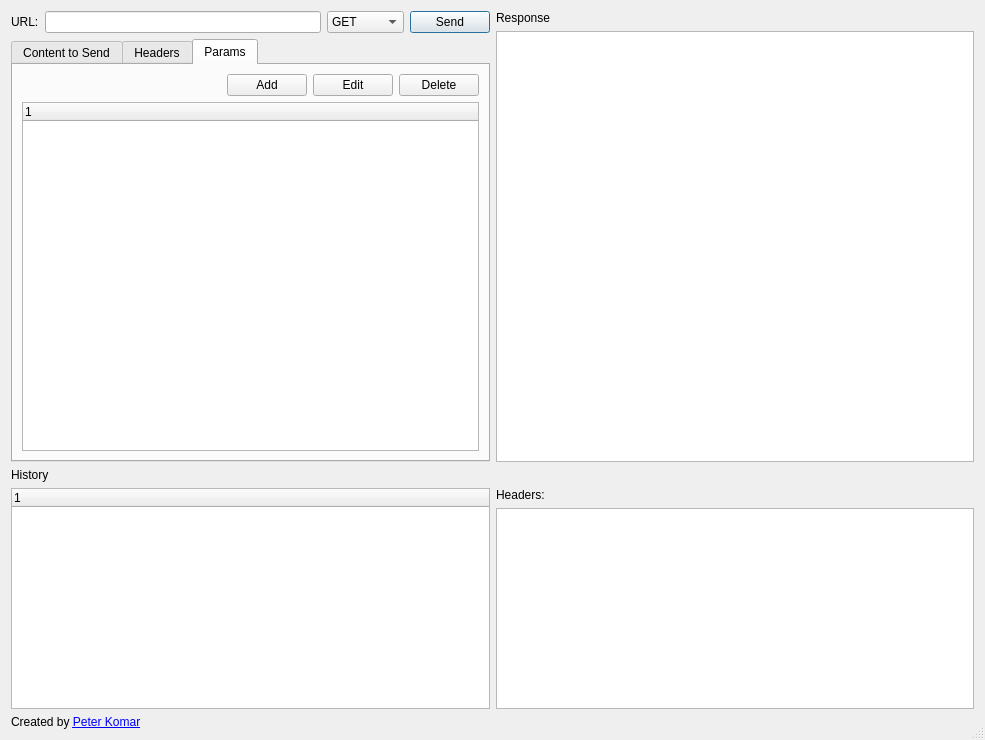
<?xml version="1.0" encoding="UTF-8"?>
<ui version="4.0">
 <class>RestDialog</class>
 <widget class="QDialog" name="RestDialog">
  <property name="windowModality">
   <enum>Qt::ApplicationModal</enum>
  </property>
  <property name="geometry">
   <rect>
    <x>0</x>
    <y>0</y>
    <width>985</width>
    <height>740</height>
   </rect>
  </property>
  <property name="windowTitle">
   <string>QRest Client v 0.1</string>
  </property>
  <property name="toolTip">
   <string extracomment="Created By Peter Komar http://peter_komar.byethost17.com "/>
  </property>
  <property name="whatsThis">
   <string extracomment="Created By Peter Komar http://peter_komar.byethost17.com "/>
  </property>
  <property name="sizeGripEnabled">
   <bool>true</bool>
  </property>
  <property name="modal">
   <bool>true</bool>
  </property>
  <layout class="QGridLayout" name="gridLayout_5">
   <item row="0" column="1">
    <layout class="QVBoxLayout" name="verticalLayout">
     <item>
      <widget class="QLabel" name="label_3">
       <property name="text">
        <string>Response</string>
       </property>
      </widget>
     </item>
     <item>
      <widget class="QTextEdit" name="m_response">
       <property name="minimumSize">
        <size>
         <width>441</width>
         <height>250</height>
        </size>
       </property>
       <property name="readOnly">
        <bool>true</bool>
       </property>
      </widget>
     </item>
    </layout>
   </item>
   <item row="2" column="0" rowspan="2">
    <widget class="QTreeWidget" name="m_historyTree">
     <property name="alternatingRowColors">
      <bool>true</bool>
     </property>
     <property name="rootIsDecorated">
      <bool>false</bool>
     </property>
     <property name="uniformRowHeights">
      <bool>true</bool>
     </property>
     <property name="allColumnsShowFocus">
      <bool>true</bool>
     </property>
     <attribute name="headerStretchLastSection">
      <bool>true</bool>
     </attribute>
     <column>
      <property name="text">
       <string>1</string>
      </property>
     </column>
    </widget>
   </item>
   <item row="2" column="1">
    <widget class="QLabel" name="label_4">
     <property name="text">
      <string>Headers:</string>
     </property>
    </widget>
   </item>
   <item row="3" column="1">
    <widget class="QTextEdit" name="m_headersText">
     <property name="maximumSize">
      <size>
       <width>16777215</width>
       <height>201</height>
      </size>
     </property>
     <property name="readOnly">
      <bool>true</bool>
     </property>
     <property name="acceptRichText">
      <bool>false</bool>
     </property>
    </widget>
   </item>
   <item row="1" column="0">
    <widget class="QLabel" name="label_5">
     <property name="text">
      <string>History</string>
     </property>
    </widget>
   </item>
   <item row="0" column="0">
    <layout class="QGridLayout" name="gridLayout_4">
     <item row="0" column="0">
      <widget class="QLabel" name="label">
       <property name="minimumSize">
        <size>
         <width>0</width>
         <height>0</height>
        </size>
       </property>
       <property name="text">
        <string>URL:</string>
       </property>
      </widget>
     </item>
     <item row="0" column="1">
      <widget class="QLineEdit" name="m_url">
       <property name="sizePolicy">
        <sizepolicy hsizetype="Expanding" vsizetype="Fixed">
         <horstretch>0</horstretch>
         <verstretch>0</verstretch>
        </sizepolicy>
       </property>
       <property name="minimumSize">
        <size>
         <width>18</width>
         <height>0</height>
        </size>
       </property>
       <property name="sizeIncrement">
        <size>
         <width>0</width>
         <height>0</height>
        </size>
       </property>
       <property name="baseSize">
        <size>
         <width>1</width>
         <height>0</height>
        </size>
       </property>
      </widget>
     </item>
     <item row="0" column="2">
      <widget class="QComboBox" name="m_cMethod">
       <item>
        <property name="text">
         <string>GET</string>
        </property>
       </item>
       <item>
        <property name="text">
         <string>POST</string>
        </property>
       </item>
       <item>
        <property name="text">
         <string>PUT</string>
        </property>
       </item>
       <item>
        <property name="text">
         <string>DELETE</string>
        </property>
       </item>
      </widget>
     </item>
     <item row="0" column="3">
      <widget class="QPushButton" name="btnSend">
       <property name="text">
        <string>Send</string>
       </property>
      </widget>
     </item>
     <item row="1" column="0" colspan="4">
      <widget class="QTabWidget" name="tabWidget">
       <property name="currentIndex">
        <number>2</number>
       </property>
       <widget class="QWidget" name="tabContent">
        <attribute name="title">
         <string>Content to Send</string>
        </attribute>
        <layout class="QGridLayout" name="gridLayout">
         <item row="0" column="0">
          <widget class="QLabel" name="label_2">
           <property name="text">
            <string>Content Type:</string>
           </property>
          </widget>
         </item>
         <item row="1" column="0" colspan="2">
          <widget class="QTextEdit" name="m_contentBody"/>
         </item>
         <item row="0" column="1">
          <widget class="QComboBox" name="m_typesMime">
           <property name="editable">
            <bool>true</bool>
           </property>
          </widget>
         </item>
        </layout>
       </widget>
       <widget class="QWidget" name="tabHeaders">
        <attribute name="title">
         <string>Headers</string>
        </attribute>
        <layout class="QGridLayout" name="gridLayout_2">
         <item row="0" column="0">
          <spacer name="horizontalSpacer">
           <property name="orientation">
            <enum>Qt::Horizontal</enum>
           </property>
           <property name="sizeHint" stdset="0">
            <size>
             <width>196</width>
             <height>20</height>
            </size>
           </property>
          </spacer>
         </item>
         <item row="0" column="1">
          <widget class="QPushButton" name="btnAddHeader">
           <property name="text">
            <string>Add</string>
           </property>
          </widget>
         </item>
         <item row="0" column="2">
          <widget class="QPushButton" name="btnEditHeader">
           <property name="text">
            <string>Edit</string>
           </property>
          </widget>
         </item>
         <item row="0" column="3">
          <widget class="QPushButton" name="btnDeleteHeader">
           <property name="text">
            <string>Delete</string>
           </property>
          </widget>
         </item>
         <item row="1" column="0" colspan="4">
          <widget class="QTreeWidget" name="m_headerList">
           <property name="alternatingRowColors">
            <bool>true</bool>
           </property>
           <property name="rootIsDecorated">
            <bool>false</bool>
           </property>
           <property name="uniformRowHeights">
            <bool>false</bool>
           </property>
           <property name="allColumnsShowFocus">
            <bool>true</bool>
           </property>
           <attribute name="headerCascadingSectionResizes">
            <bool>true</bool>
           </attribute>
           <attribute name="headerHighlightSections">
            <bool>false</bool>
           </attribute>
           <attribute name="headerStretchLastSection">
            <bool>true</bool>
           </attribute>
           <column>
            <property name="text">
             <string>1</string>
            </property>
           </column>
          </widget>
         </item>
        </layout>
       </widget>
       <widget class="QWidget" name="tabParams">
        <attribute name="title">
         <string>Params</string>
        </attribute>
        <layout class="QGridLayout" name="gridLayout_3">
         <item row="0" column="0">
          <spacer name="horizontalSpacer_2">
           <property name="orientation">
            <enum>Qt::Horizontal</enum>
           </property>
           <property name="sizeHint" stdset="0">
            <size>
             <width>196</width>
             <height>20</height>
            </size>
           </property>
          </spacer>
         </item>
         <item row="0" column="1">
          <widget class="QPushButton" name="btnAddParam">
           <property name="text">
            <string>Add</string>
           </property>
          </widget>
         </item>
         <item row="0" column="2">
          <widget class="QPushButton" name="btnEditParam">
           <property name="text">
            <string>Edit</string>
           </property>
          </widget>
         </item>
         <item row="0" column="3">
          <widget class="QPushButton" name="btnRemParam">
           <property name="text">
            <string>Delete</string>
           </property>
          </widget>
         </item>
         <item row="1" column="0" colspan="4">
          <widget class="QTreeWidget" name="m_paramsList">
           <property name="alternatingRowColors">
            <bool>true</bool>
           </property>
           <property name="rootIsDecorated">
            <bool>false</bool>
           </property>
           <property name="uniformRowHeights">
            <bool>true</bool>
           </property>
           <property name="allColumnsShowFocus">
            <bool>true</bool>
           </property>
           <attribute name="headerCascadingSectionResizes">
            <bool>true</bool>
           </attribute>
           <attribute name="headerMinimumSectionSize">
            <number>14</number>
           </attribute>
           <column>
            <property name="text">
             <string>1</string>
            </property>
           </column>
          </widget>
         </item>
        </layout>
       </widget>
      </widget>
     </item>
    </layout>
   </item>
   <item row="4" column="0">
    <widget class="QLabel" name="label_6">
     <property name="text">
      <string>Created by &lt;a href=&quot;http://peter_komar.byethost17.com&quot;&gt;Peter Komar&lt;/a&gt;</string>
     </property>
    </widget>
   </item>
  </layout>
 </widget>
 <resources/>
 <connections/>
</ui>
